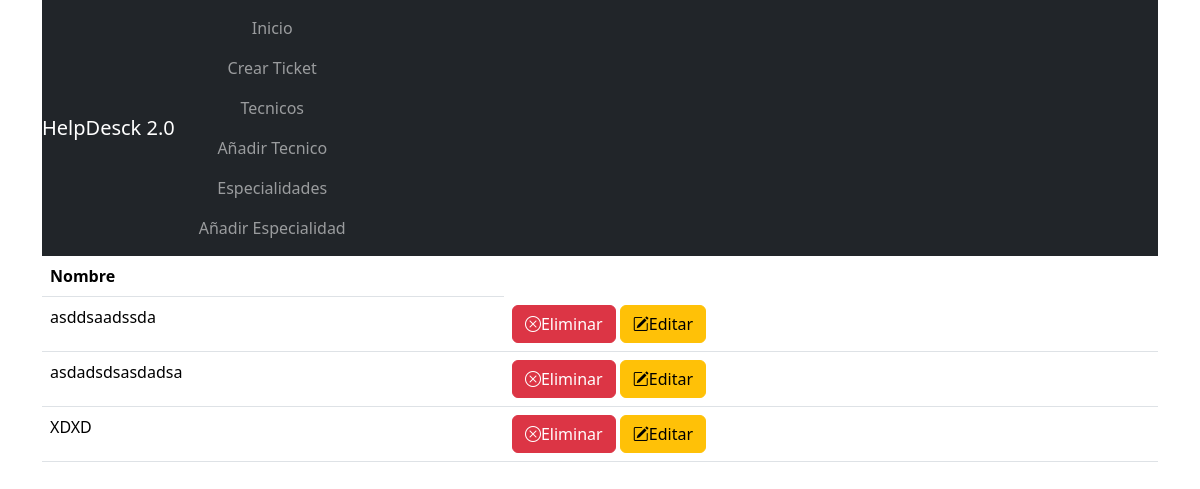
The app's page /speciality_list, older data.
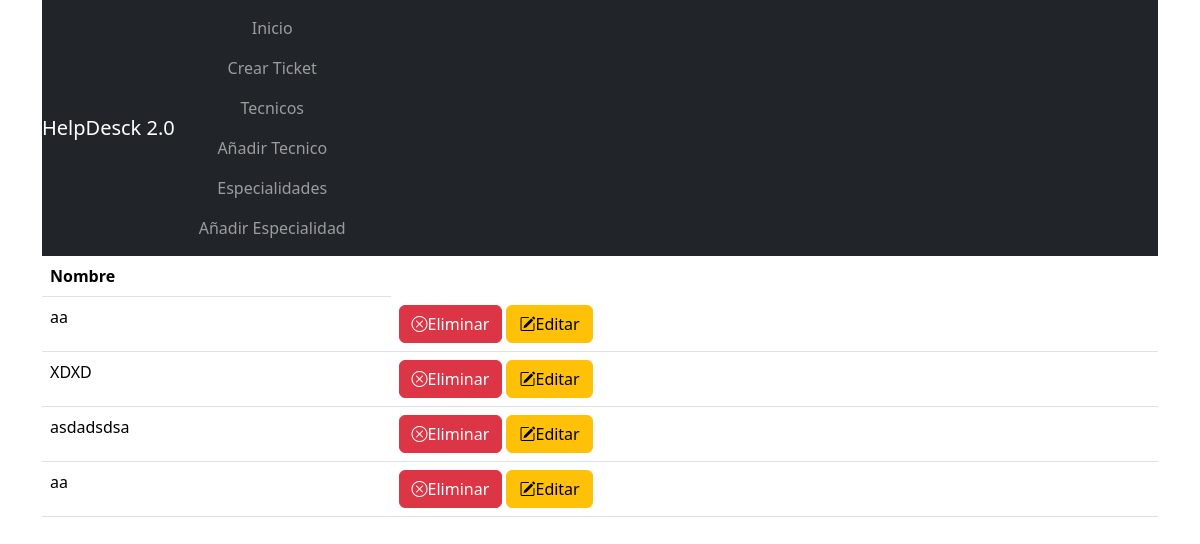
The same page, newer data.
### core/models.py (models this page shows, shortened)
class Speciality(models.Model):
    name = models.CharField(verbose_name="Name",max_length=50)

### core/views.py (the view)
# urls.py: path("speciality_list",views.SpecialityListView.as_view(),name="speciality_list"),
class SpecialityListView(ListView):
    model = Speciality
    template_name = "speciality_list.html"

### core/templates/speciality_list.html (shortened to what this page needs)
{% extends "base.html" %}
{% block content %}
<table class="table">
    <thead>
        <tr>
            <th>Nombre</th>
        </tr>
    </thead>
    <tbody>
        {% for speciality in object_list %}
        <tr>
            <td>{{ speciality.name }}</td>
            <td>
                <a class="btn btn-danger" href="{% url 'speciality_confirm_delete' speciality.id %}"><i class="bi bi-x-circle"></i>Eliminar</a>
                <a class="btn btn-warning" href="{% url 'speciality_edit' speciality.id %}"><i class="bi bi-pencil-square"></i>Editar</a>
            </td>
        </tr>
        {% endfor %}
    </tbody>
</table>
{% endblock %}

Row changes from the older to the newer data that the page shows:
removed Speciality: name "asdadsdsasdadsa"
changed Speciality (number 1 of 4 on the later page): name "asddsaadssda" → "aa"
added Speciality: name "asdadsdsa"
added Speciality: name "aa"
